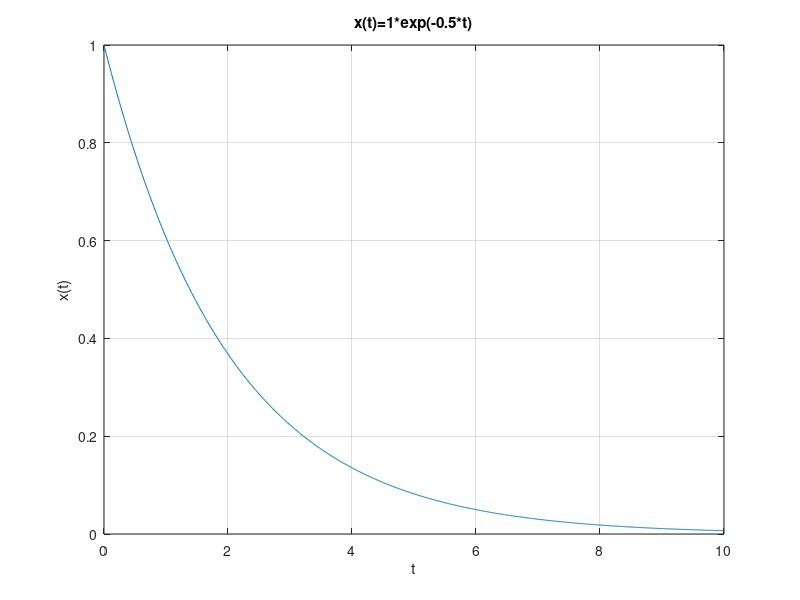

The MATLAB source for this figure:
%real exponential Ce^at

C=1;
a=-0.5;

t=[0:0.01:10];
x=C*exp(a*t);
plot(t,x);
xlabel('t');
ylabel('x(t)');
title(['x(t)=', int2str(C) ,'*exp(', num2str(a) ,'*t)']);
grid on

